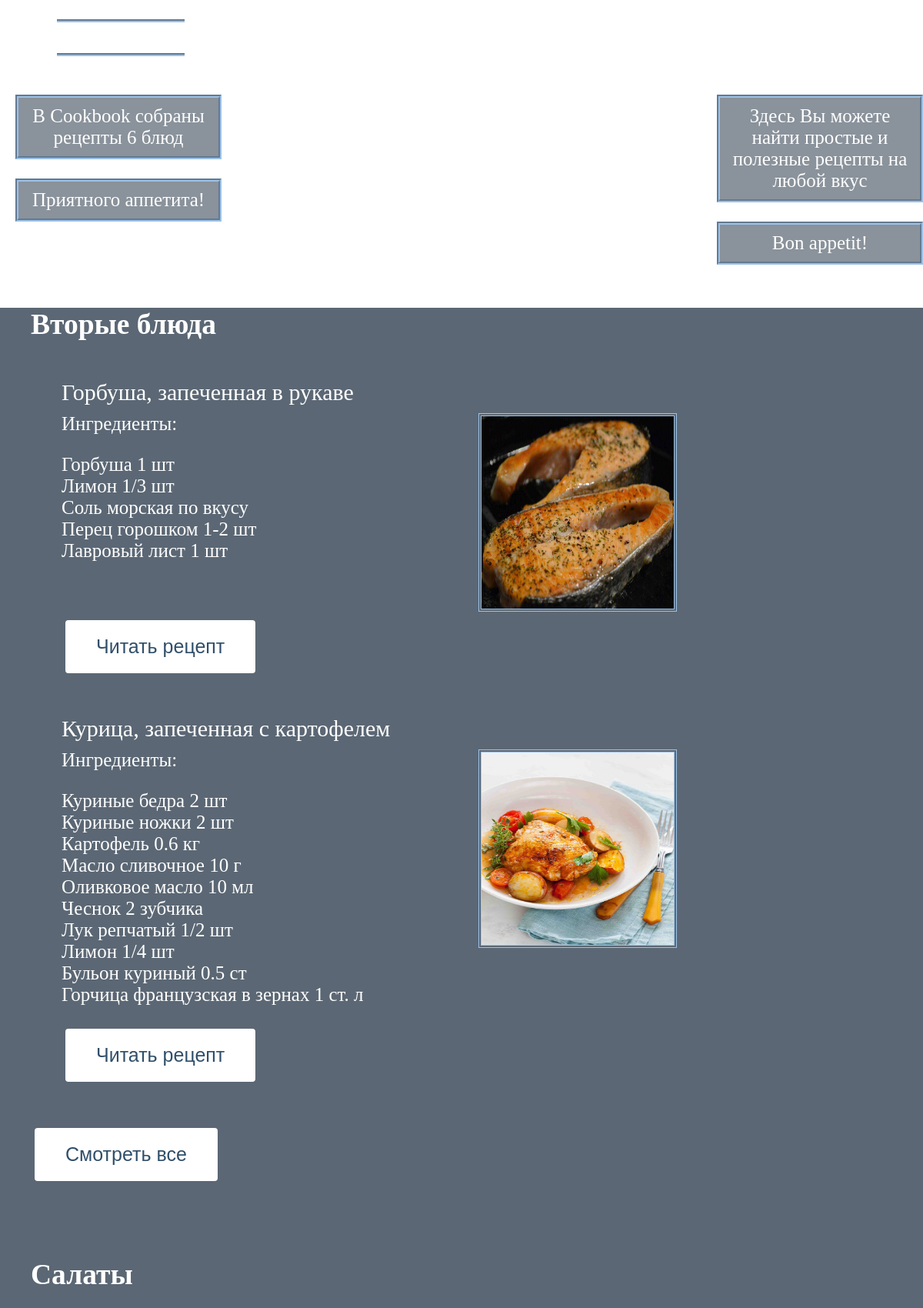
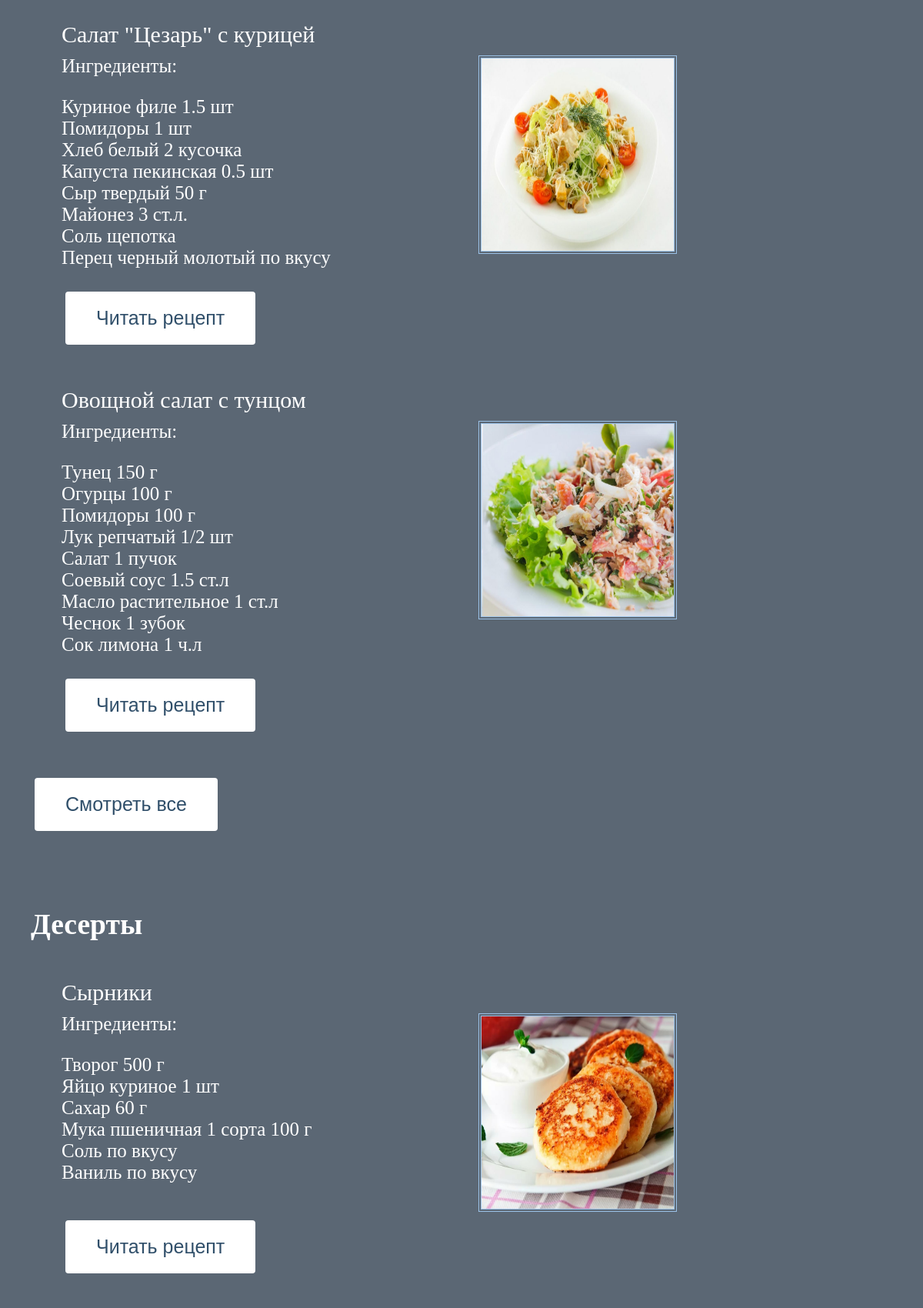
Page /catalog/ (upper part) on the committed database (2 pictures, top to bottom).
### catalog/models.py (models this page shows, shortened)
class Dish(models.Model):
    category = models.ForeignKey(Category, on_delete=models.SET_NULL, null=True)
    name = models.CharField(max_length=200)
    photo = models.ImageField(upload_to='', null=True, blank=True)
    ingredients = models.TextField(max_length=1000)
    calorie = models.IntegerField()
    recipe = models.TextField(max_length=1500)

### catalog/views.py (the view)
# urls.py: path('', views.index, name='index'),
def index(request):
    num_dish = Dish.objects.count()
    dish_main_courses = Category.objects.get(name="Вторые блюда").dish_set.all()[0:2]
    dish_salads = Category.objects.get(name="Салаты").dish_set.all()[0:2]
    dish_desserts = Category.objects.get(name="Десерты").dish_set.all()[0:2]
    context = {
        'num_dish': num_dish,
        'dish_main_courses': dish_main_courses,
        'dish_salads': dish_salads,
        'dish_desserts': dish_desserts,
    }
    return render(request, 'index.html', context=context)

### catalog/templates/index.html (shortened to what this page needs)
{%extends "base.html"%}
{%block sidebar%}
<body class="index">
  <nav>
    <ul class="navigation">
      <li class="logo-left"><a href="">Cookbook</a></li>
      <li><a href="{%url 'main_courses'%}">Вторые блюда</a></li>
      <li><a href="{%url 'salads'%}">Салаты</a></li>
      <li><a href="{%url 'desserts'%}">Десерты</a></li>
      <li><a href="{%url 'about'%}">О нас</a></li>
      <li>
      <li>
      <li>
        {% if request.user.is_authenticated%}
          <a href="{%url 'logout'%}">Выйти</a>
        {%else%}
          <a href="{%url 'login'%}">Войти</a>
        {%endif%}
      </li>
    </ul>
  </nav>
{%endblock%}
{%block content%}
<main class="indexblock">
  <div>
    <p class="noteblock">В Cookbook собраны рецепты {{num_dish}} блюд </p>
    <p class="noteblock">Приятного аппетита!</p>
  </div>
  <div>
  <p class="noteblock">Здесь Вы можете найти простые и полезные рецепты на любой вкус</p>
  <p class="noteblock">Bon appetit!</p>
  </div>
</main>
<div class="di-list">
  <ul>
    <h2>Вторые блюда</h2>
    {% for dish in dish_main_courses %}
      <ul class="recipe_block">
          <li class="name">{{dish.name}}</li>
          <div class="photo_block">
            <li>Ингредиенты:{{dish.ingredients|linebreaks}}</li>
            <li class="photo"><img src="{{dish.photo.url}}" height="250" width="250"></li>
          </div>
          <a class="button" href="{% url 'dish' %}?id={{ dish.id }}">Читать рецепт</a>
      </ul>
    {% endfor %}
    <a class="button" href="{% url 'main_courses' %}">Смотреть все</a>
  </ul>
  <ul>
    <h2>Салаты</h2>
    {% for dish in dish_salads %}
      <ul class="recipe_block">
        <li class="name">{{dish.name}}</li>
        <div class="photo_block">
          <li>Ингредиенты:{{dish.ingredients|linebreaks}}</li>
          <li class="photo"><img src="{{dish.photo.url}}" height="250" width="250"></li>
        </div>
        <a class="button" href="{% url 'dish' %}?id={{ dish.id }}">Читать рецепт</a>
      </ul>
    {% endfor %}
    <a class="button" href="{% url 'salads' %}">Смотреть все</a>
  </ul>
  <ul>
    <h2>Десерты</h2>
    {% for dish in dish_desserts %}
      <ul class="recipe_block">
        <li class="name">{{dish.name}}</li>
        <div class="photo_block">
          <li>Ингредиенты:{{dish.ingredients|linebreaks}}</li>
          <li class="photo"><img src="{{dish.photo.url}}" height="250" width="250"></li>
        </div>
        <a class="button" href="{% url 'dish' %}?id={{ dish.id }}">Читать рецепт</a>
      </ul>
    {% endfor %}
  </ul>
</div>
{%endblock%}

### catalog/templates/base.html (shortened to what this page needs)
<!DOCTYPE html>
<html lang="en">
  <head>
    {%load static%}
    <link href="{%static 'css/styles.css'%}" type="text/css" rel="stylesheet">
  </head>
  {%block sidebar%}{%endblock%}
    {%block content%}
    {%endblock%}
  </body>
</html>

### catalog/static/css/styles.css (style rules this page uses)
.index { margin: 0; padding: 0; font-size: 25px; background-image: url('1.2.png'); background-size: cover; font-family: "century gothic"; color: #fff; }
.navigation { display: flex; justify-content: space-around; list-style: none; }
.navigation a { text-decoration: none; color: #fff; font-family: "century gothic"; }
.logo-left { font-family: "century gothic"; font-size: 35px; padding: 0 10px; border-top: 4px groove #9bc1e6; border-bottom: 4px groove #9bc1e6; }
.noteblock { display: block; width: 240px; text-align:center; margin-left: 20px; padding: 10px; border: 4px groove #9bc1e6; background-color: rgba(22, 39, 57, 0.5); }
.recipe_block { list-style: none; padding-right: 20px; }
.photo img { border: 4px double #9bc1e6; }
.name { margin-bottom: 10px; font-family: "century gothic"; font-size: 30px; }
.photo_block { display: flex; width: 800px; justify-content: space-between; }
.indexblock { display: flex; justify-content: space-between; }
a { color: #ffffff; }
.button, a.button { display: inline-block; margin: 5px; padding: 20px 40px; background-color: #ffffff; color: rgb(48, 79, 106); border-radius: 4px; text-decoration: none; border: none; font-size: 25px; font-family: "arial"; }
.recipe_block { position: relative; list-style: none; padding-right: 20px; }
body > * { width: 1200px; display: block; margin: 0 auto !important; }
body { background-position: top center !important; background-size: cover !important; background-attachment: fixed !important; }
.di-list { background-color: rgba(22, 39, 57, 0.7); }
.di-list > ul { margin-bottom: 50px; }
.di-list > ul > * { margin-bottom: 50px; }

### rows in the picture
Dish: name "Горбуша, запеченная в рукаве", ingredients "Горбуша 1 шт Лимон 1/3 шт Соль морская по вкусу Перец горошком 1-2 шт Лавровый лист 1 шт", photo (picture)
Dish: name "Курица, запеченная с картофелем", ingredients "Куриные бедра 2 шт Куриные ножки 2 шт Картофель 0.6 кг Масло сливочное 10 г Оливковое масло 10 мл Чеснок 2 зубчика Лук репчатый 1/2 шт Лимон 1/4 шт Бульон куриный 0.5 ст Горчица французская в зернах 1 ст. л", photo (picture)
Dish: name "Салат \"Цезарь\" с курицей", ingredients "Куриное филе 1.5 шт Помидоры 1 шт Хлеб белый 2 кусочка Капуста пекинская 0.5 шт Сыр твердый 50 г Майонез 3 ст.л. Соль щепотка Перец черный молотый по вкусу", photo (picture)
Dish: name "Овощной салат с тунцом", ingredients "Тунец 150 г Огурцы 100 г Помидоры 100 г Лук репчатый 1/2 шт Салат 1 пучок Соевый соус 1.5 ст.л Масло растительное 1 ст.л Чеснок 1 зубок Сок лимона 1 ч.л", photo (picture)
Dish: name "Сырники", ingredients "Творог 500 г Яйцо куриное 1 шт Сахар 60 г Мука пшеничная 1 сорта 100 г Соль по вкусу Ваниль по вкусу", photo (picture)

### other values in the picture
{{ num_dish }} "6"
